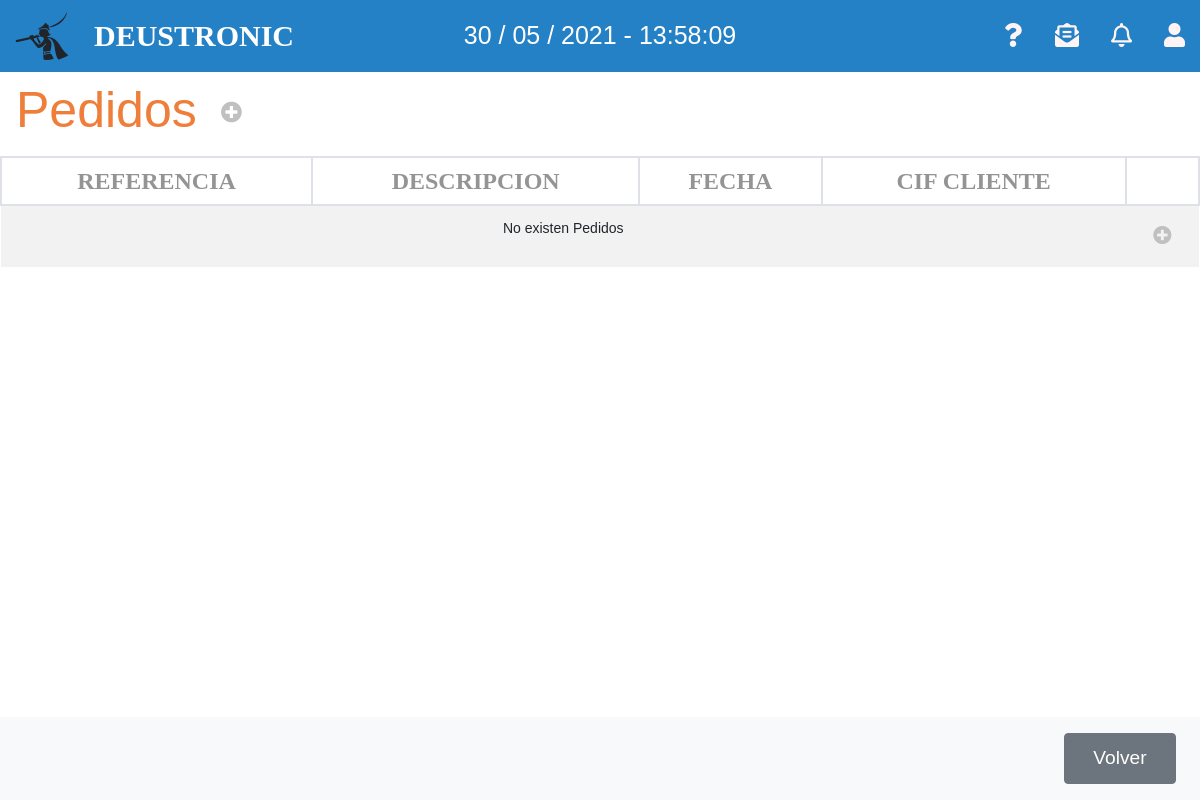
The app's page /appEntrega/pedidos/, older data.
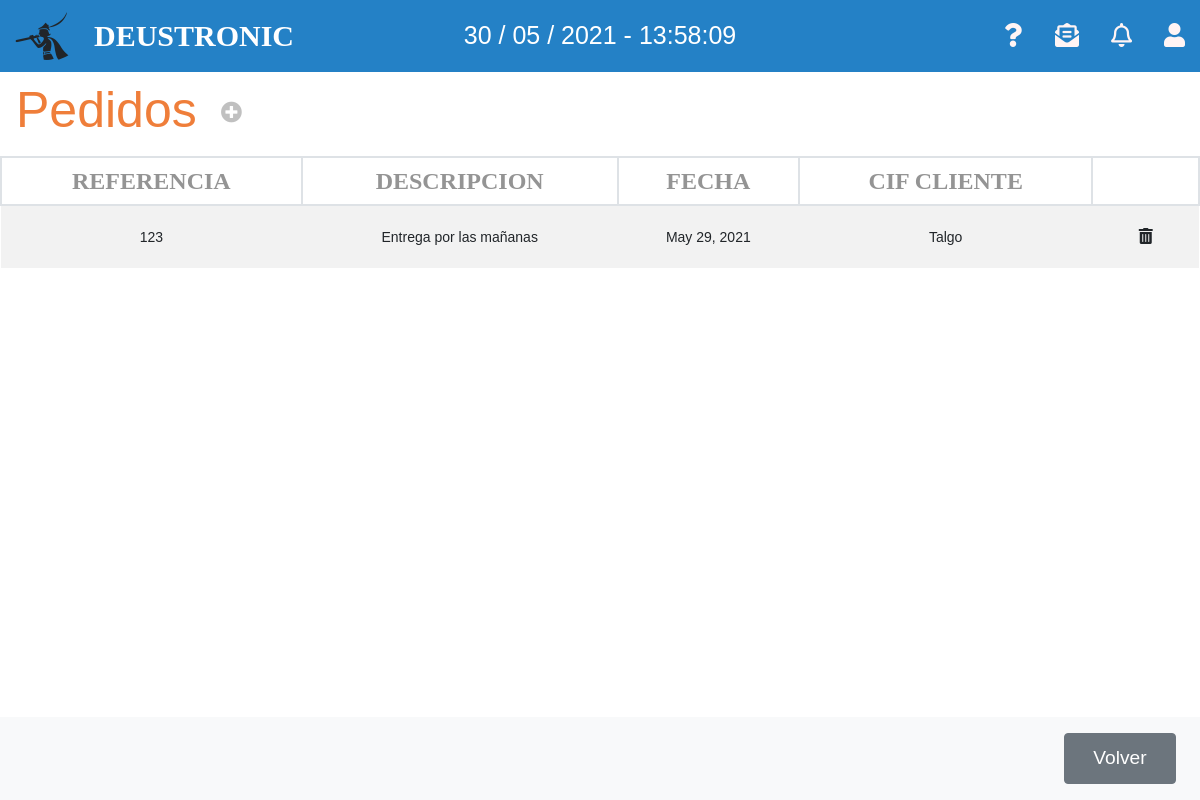
The same page, newer data.
### appEntrega/models.py (models this page shows, shortened)
class Orden_Pedido(models.Model):
    pedido_referencia = models.CharField(max_length=12, primary_key=True)
    pedido_fecha = models.DateField(auto_now=True)
    pedido_descripcion = models.TextField(max_length=250)
    pedido_cliente_cif = models.ForeignKey(Cliente, on_delete=models.CASCADE)

class Cliente(models.Model):
    cif = models.CharField(max_length=12, primary_key=True)
    nombre_empresa = models.CharField(max_length=40)
    email = models.EmailField(max_length=254)
    telefono = models.IntegerField(unique=True)
    nombre_cliente = models.CharField(max_length=20)
    def __str__(self):
        return self.nombre_empresa

### appEntrega/views.py (the view)
# urls.py: path('pedidos/', PedidoListView.as_view(), name='listaPedido'),
class PedidoListView(ListView):
    model = Orden_Pedido
    template_name = 'listaPedidos.html'
    context_object_name = 'lista_pedidos'

### appEntrega/templates/listaPedidos.html
{% extends 'base.html' %}
{% block content %}
<div class="">
    <nav class="navbar navbar-light table-navbar">
        <h2 class="orange-color">Pedidos</h2>
        <ul class="navbar-nav mr-auto flex-row">
            <li class="nav-item m-0 ml-3">
                <i class="fas fa-plus-circle fa-lg c-grey"
                    onclick="location.href='http://127.0.0.1:8000/appEntrega/pedidos/nuevo/'"></i>
            </li>
        </ul>
    </nav>
</div>
<div class="row">
    <div class="col-md-12">
        <table class="table-deustronic table table-striped table-hover">
            <thead>
                <tr>
                    <th>REFERENCIA</th>
                    <th>DESCRIPCION</th>
                    <th>FECHA</th>
                    <th>CIF CLIENTE</th>
                    <th></th>
                </tr>
            </thead>
            <tbody>
                {% if lista_pedidos %}
                {% for pedido in lista_pedidos %}
                <tr ondblclick="location.href='http://127.0.0.1:8000/appEntrega/pedidos/{{pedido.pk}}/editar/'">
                    <td>{{pedido.pedido_referencia}}</td>
                    <td>{{pedido.pedido_descripcion}}</td>
                    <td>{{pedido.pedido_fecha}}</td>
                    <td>{{pedido.pedido_cliente_cif}}</td>
                    <td><button class="btn"
                            onclick="location.href='http://127.0.0.1:8000/appEntrega/pedidos/{{pedido.pk}}/delete/'"><i
                                class="fas fa-trash-alt"></i></button></td>
                </tr>
                {% endfor %}
                {% else %}
                <tr>
                    <td colspan="4">
                        <p>No existen Pedidos</p>
                    </td>
                    <td><i class="fas fa-plus-circle fa-lg c-grey"
                        onclick="location.href='http://127.0.0.1:8000/appEntrega/pedidos/nuevo/'"></i></td>
                </tr>
                {% endif %}
            </tbody>
        </table>
    </div>
</div>
<nav class="navbar navbar-light bg-light fixed-bottom">
    <div class="form-inline ml-auto">
        <button onclick="location.href='http://127.0.0.1:8000/appEntrega'" class="btn boton-nav btn-secondary m-2"
            type="button">Volver</button>
    </div>
</nav>
{% endblock %}

Row changes from the older to the newer data that the page shows:
added Orden_Pedido: pedido_referencia "123", pedido_descripcion "Entrega por las mañanas", pedido_fecha "May 29, 2021", pedido_cliente_cif "Talgo"
Text that changed along with them:
text no longer shown: "No existen Pedidos"
